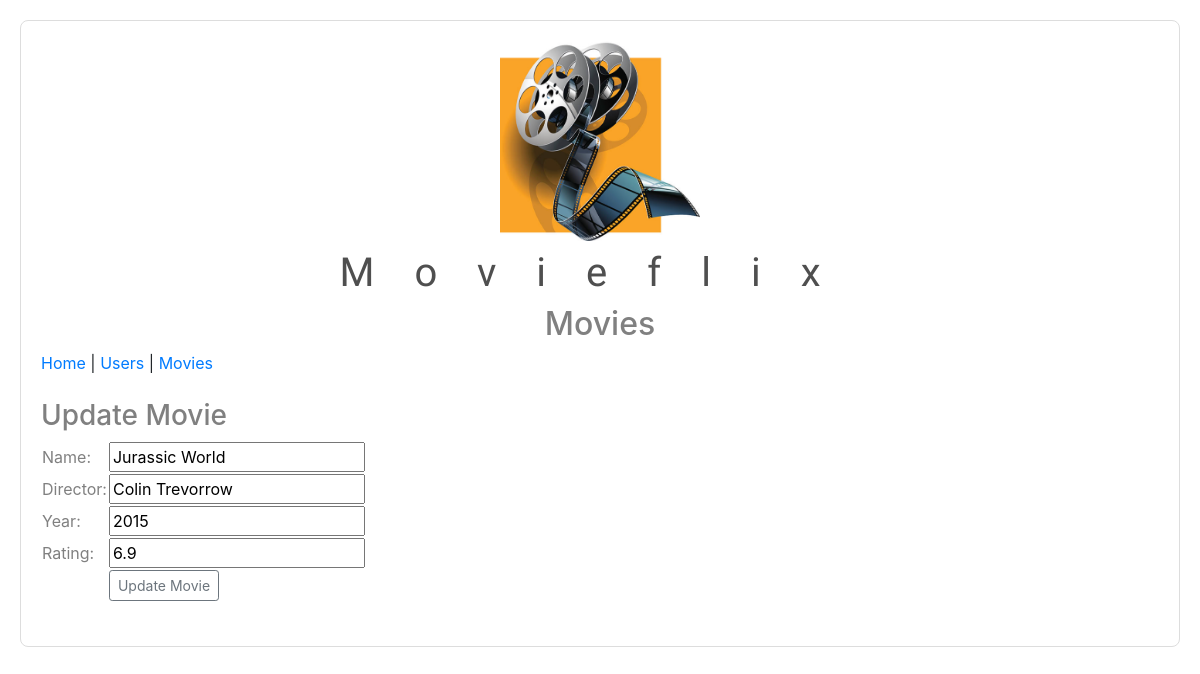
Before: /movies/update_movie/10 with the older database file.
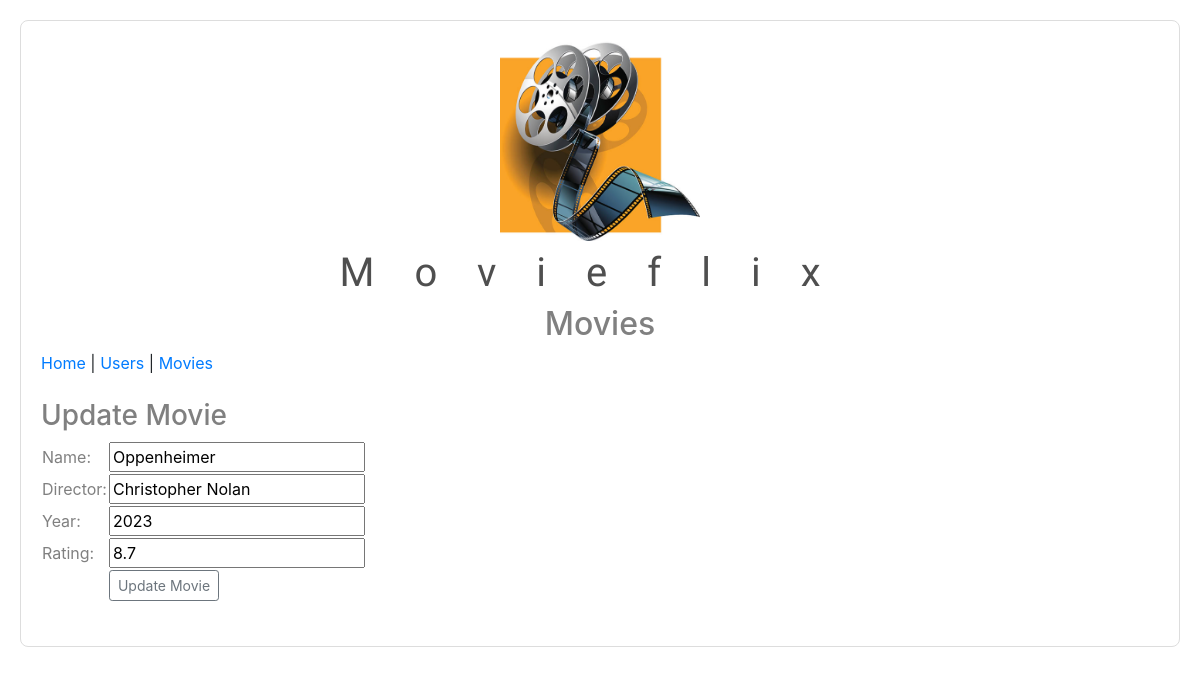
After: the same page with the newer database file.
### data_manager/data_models.py (models this page shows, shortened)
class Movie(db.Model):
    __tablename__ = 'movies'
    id = db.Column(db.Integer, primary_key=True, autoincrement=True)
    movie_name = db.Column(db.String(50), unique=True)
    director = db.Column(db.String(50))
    year = db.Column(db.Integer)
    rating = db.Column(db.Float, default=0.0)
    poster = db.Column(db.String)
    website = db.Column(db.String)
    users = db.relationship('UserMovie', back_populates='movie')
    movie_reviews = db.relationship('MovieReview', back_populates='movie')  # New relationship

### movies_routes.py (the view, shortened to what this page needs)
@movies_bp.route('/movies/update_movie/<int:movie_id>', methods=['GET', 'POST'])
def update_movie(movie_id: int):
    movie = g.movies_data_manager.get_movie(movie_id)
    if movie is None:
        abort(404)
    return render_template('update_movie.html', movie=movie)

### app.py (called while the page is built)
@app.before_request
def before_request():
    g.users_data_manager = users_data_manager
    g.movies_data_manager = movies_data_manager
    g.users_movies_data_manager = users_movies_data_manager
    g.movies_reviews_data_manager = movies_reviews_data_manager

### data_manager/movies.py (called while the page is built)
    def get_movie(self, movie_id: int) -> dict | None:
        movie = self._data_manager.get_item_by_id(movie_id)
        if not movie:
            return None
        return self.__movie_to_dict(movie)

### data_manager/sqlite_data_manager.py (called while the page is built)
    def get_item_by_id(self, item_id):
        try:
            return self._entity.query. \
                filter(getattr(self._entity, self._id_key) == item_id). \
                one()
        except SQLAlchemyError:
            self.db.session.rollback()
            return None

### templates/update_movie.html (shortened to what this page needs)
<!DOCTYPE html>
<html lang="en">
<head>
    <link rel="stylesheet" href="{{ url_for('static', filename='style.css') }}">
    <link rel="stylesheet" href="https://stackpath.bootstrapcdn.com/bootstrap/4.3.1/css/bootstrap.min.css">
    <link rel="stylesheet" href="https://stackpath.bootstrapcdn.com/bootstrap/4.3.1/css/bootstrap.min.css">
</head>
<body>
    <div class="movie">
        <header>
            <h1><img src="/static/images/logo.png" alt="logo"></h1>
            <h1>Movieflix</h1>
            <h2>Movies</h2>
            <a href="/">Home</a> |
            <a href="/users">Users</a> |
            <a href="/movies">Movies</a>
            <br>
            <br>
        </header>
        <main>
            <h3>Update Movie</h3>
            <form action="{{ url_for('movies.update_movie', movie_id=movie.id) }}" method="POST">
                <table>
                    <tr>
                        <td>Name:</td>
                        <td><input type="text" name="movie_name" id="movie_name" value="{{ movie.movie_name }}"></td>
                    </tr>
                    <tr>
                        <td>Director:</td>
                        <td><input type="text" name="director" id="director" value="{{ movie.director }}"></td>
                    </tr>
                    <tr>
                        <td>Year:</td>
                        <td><input type="text" name="year" id="year" value="{{ movie.year }}"></td>
                    </tr>
                    <tr>
                        <td>Rating:</td>
                        <td><input type="text" name="rating" id="rating" value="{{ movie.rating }}"></td>
                    </tr>
                    <tr>
                        <td></td>
                        <td><input type="submit" name="submit_button" value="Update Movie"
                                   class="btn btn-outline-secondary btn-sm"></td>
                    </tr>
                </table>
            </form>
        </main>
        <footer class="error">
            <br>
        </footer>
    </div>
</body>
</html>

### static/style.css (style rules this page uses)
body { font-family: 'Roboto', sans-serif; background-color: #F5F5F5; padding: 20px; color: #333; }
h1 { text-align: center; color: #4F4F4F; letter-spacing: 1em; font-family: 'Orbitron', sans-serif; }
h1 img { width: 200px; height: 200px; }
.movie { background-color: #FFF; border: 1px solid #DDD; padding: 20px; margin-bottom: 20px; border-radius: 8px; }
.movie h2 { text-align: center; margin-top: 0; color: gray; }
.movie h3, td { color: gray; }
.error, .error p, .error h2 { color: red; }

Changed rows visible on the page:
changed Movie: movie_name "Jurassic World" → "Oppenheimer"; director "Colin Trevorrow" → "Christopher Nolan"; year "2015" → "2023"; rating "6.9" → "8.7"
